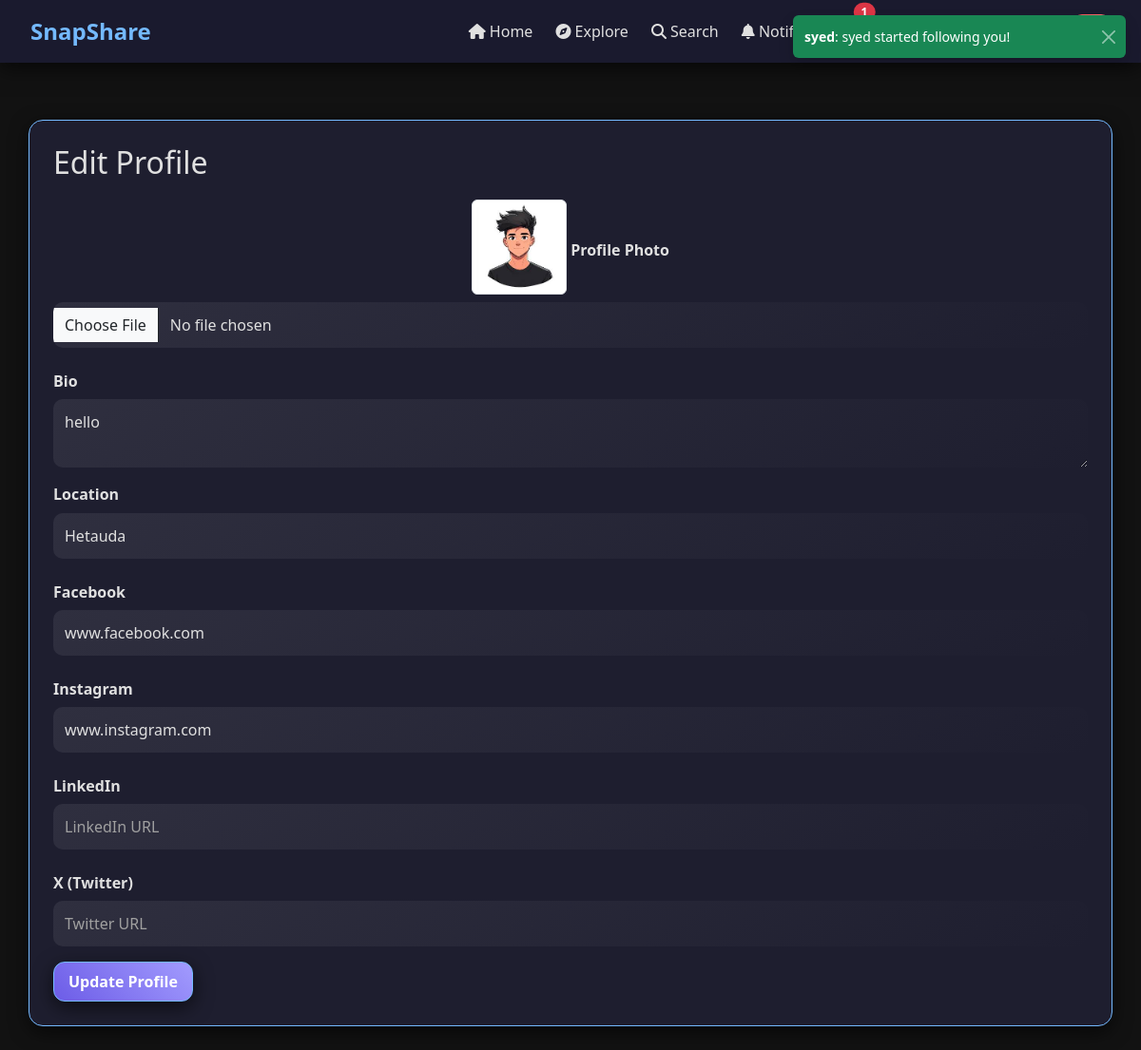
Screenshot of /edit_profile/ (signed in) with the database file from the repository.
### userauth/models.py (models this page shows, shortened)
class Profile(models.Model):
    user = models.OneToOneField(User, on_delete=models.CASCADE)
    bio = models.TextField(blank=True,default='')
    fb = models.CharField(max_length=100, blank=True,default='')
    insta = models.CharField(max_length=100, blank=True,default='')
    twitter = models.CharField(max_length=100, blank=True,default='')
    linkedin = models.CharField(max_length=100, blank=True,default='')
    profileimg = models.ImageField(upload_to='profile_images',default='blank-profile-picture.png')
    location = models.CharField(max_length=100, blank=True,default='')
    is_completed = models.BooleanField(default=False)

### userauth/views.py (the view, shortened to what this page needs)
# urls.py: path('edit_profile/', edit_profile, name='edit_profile'),
@login_required(login_url='/login/')
def edit_profile(request):
    user_profile = Profile.objects.get(user=request.user)
    context = {
        'page': 'Edit Profile',
        'user_profile': user_profile
    }
    return render(request, 'edit_profile.html', context)

### userauth/context_processors.py (called while the page is built)
def notifications(request):
    unread_count = 0
    unread_notifications = []
    if request.user.is_authenticated:
        unread_notifications = request.user.notifications.filter(read=False).order_by('-created_at')[:10]
        unread_count = unread_notifications.count()
    return {
        'unread_notifications': unread_notifications,
        'unread_count': unread_count
    }

### userauth/templates/edit_profile.html (shortened to what this page needs)
{% extends 'base.html' %}
{% block content %}
<div class="container mt-4">
    <h2>Edit Profile</h2>
    <form method="POST" enctype="multipart/form-data">
        <div class="mb-3 text-center">
            <img src="{{ user_profile.profileimg.url }}" alt="Profile Image" class="img-thumbnail mb-2"
                style="width:100px; height:100px; object-fit:cover;">
            <label for="profile-image" class="col-form-label">Profile Photo</label>
            <input type="file" name="image" class="form-control" id="profile-image">
        </div>
        <div class="mb-3">
            <label for="bio-text" class="col-form-label">Bio</label>
            <textarea class="form-control" name="bio" id="bio-text"
                placeholder="Write something about yourself...">{{ user_profile.bio }}</textarea>
        </div>
        <div class="mb-3 position-relative">
            <label class="form-label">Location</label>
            <input type="text" name="location" id="location" class="form-control"
                placeholder="Enter your location(City)" autocomplete="off" value="{{ user_profile.location }}">
        </div>
        <div class="mb-3">
            <label class="col-form-label">Facebook</label>
            <input type="text" class="form-control" name="fb" placeholder="Facebook URL" value="{{ user_profile.fb }}">
        </div>
        <div class="mb-3">
            <label class="col-form-label">Instagram</label>
            <input type="text" class="form-control" name="insta" placeholder="Instagram URL"
                value="{{ user_profile.insta }}">
        </div>
        <div class="mb-3">
            <label class="col-form-label">LinkedIn</label>
            <input type="text" class="form-control" name="linkedin" placeholder="LinkedIn URL"
                value="{{ user_profile.linkedin }}">
        </div>
        <div class="mb-3">
            <label class="col-form-label">X (Twitter)</label>
            <input type="text" class="form-control" name="twitter" placeholder="Twitter URL"
                value="{{ user_profile.twitter }}">
        </div>
        <button type="submit" class="btn btn-primary">Update Profile</button>
    </form>
</div>
{% endblock %}

### userauth/static/style.css (style rules this page uses)
:root { --bg: #121212; --text: #e0e0e0; --card-bg: #1e1e2f; --navbar-bg: #1a1a2e; --footer-bg: #1a1a2e; --link: #74b9ff; --link-hover: #74b9ff; --btn-primary-gradient: linear-gradient(45deg, #6c5ce7, #a29bfe); --btn-secondary-gradient: linear-gradient(45deg, #00b894, #55efc4); --btn-danger-gradient: linear-gradient(45deg, #d63031, #ff7675); --alert-success-bg: #2d3436; --alert-success-text: #00b894; --alert-danger-bg: #2d3436; --alert-danger-text: #d63031; --alert-info-bg: #2d3436; --alert-info-text: #74b9ff; --alert-warning-bg: #2d3436; --alert-warning-text: #fdcb6e; --shadow: 0 6px 20px rgba(0, 0, 0, 0.6); }
body { font-family: 'Segoe UI', Tahoma, Geneva, Verdana, sans-serif; background-color: var(--bg); color: var(--text); transition: all 0.3s ease; min-height: 100vh; display: flex; flex-direction: column; margin: 0; padding: 0; padding-top: 30px; }
.container, .card, .post-card, .profile-card { border: 1px solid #74b9ff; background-color: var(--card-bg); color: var(--text); border-radius: 15px; padding: 25px; box-shadow: var(--shadow); transition: all 0.3s ease; }
h1, h2, h3, h4, h5, h6 { color: var(--text); margin-bottom: 20px; }
input.form-control, textarea.form-control { border-radius: 10px; border: none; padding: 12px; transition: all 0.3s; background: linear-gradient(145deg, #2f2f3f, #1e1e2f); color: var(--text); }
input.form-control::placeholder, textarea.form-control::placeholder { color: #a0a0a0; }
label { font-weight: 600; color: var(--text); }
.btn-primary { background: var(--btn-primary-gradient); border: 1px solid #74b9ff; color: #fff; font-weight: bold; border-radius: 12px; padding: 8px 15px; transition: all 0.3s ease; box-shadow: var(--shadow); }

### rows the page displays
Profile: profileimg (picture), bio "hello", location "Hetauda", fb "www.facebook.com", insta "www.instagram.com"

### other values shown
{{ unread_count }} "1"
